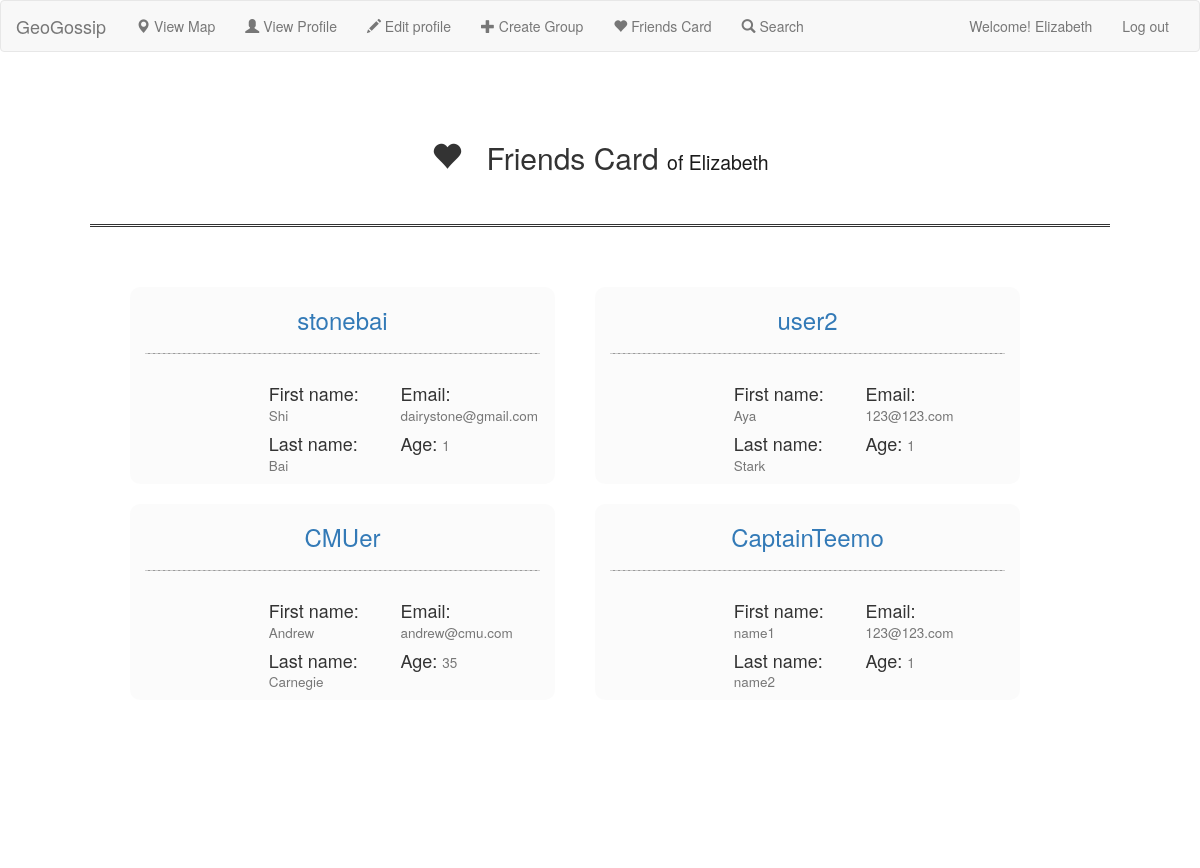
Page /geogossip/follow (signed in) on the committed database.
### geogossip/models.py (models this page shows, shortened)
class Profile(models.Model):
    user = models.OneToOneField(User, on_delete=models.CASCADE)
    first_name = models.CharField(max_length=20)
    last_name = models.CharField(max_length=20)
    email = models.CharField(max_length=100)
    password = models.CharField(max_length=20)
    age = models.IntegerField(validators=[MinValueValidator(1), MaxValueValidator(100)],
                              default=1, null=True)
    bio = models.TextField(max_length=420, default="hey there", blank=True)
    picture = models.ImageField(upload_to="add-user-photo", blank=True)
    follower = models.ManyToManyField(User, related_name="follow")

### geogossip/views.py (the view)
@login_required
def relationship(request):
    context = {}
    try:
        context['current_user'] = request.user
        profiles = list()
        for user in request.user.profile.follower.all():
            profiles.append(user.profile)
            pass
        context['profiles'] = profiles
        return render(request, 'friends.html', context)
    except Exception as e:
        logger.error(e.message)
        return redirect('/')
    pass

### geogossip/templates/friends.html (shortened to what this page needs)
{% extends 'base.html' %}
{% block body %}
    <div class="container">
        <div class="jumbotron myBackground row" style="padding-bottom: 140px;">
            <div class="col-lg-12">
                <h2 class="gotham text-center">
                    <span class="glyphicon glyphicon-heart"></span>
                    &nbsp; Friends Card
                    <small class="mysmall">of {{ current_user.username }}</small>
                </h2>
                <br>
                <hr class="myhr">
                <br>
                {% for profile in profiles %}
                    <div class="col-lg-5 col-sm-6 text-left mypanel" style="margin-left: 40px">
                        <h3 class="text-center">
                            <a href="{% url 'profile' profile.user.id %}">{{ profile.user.username }}</a>
                        </h3>
                        <hr class="style-one">
                        <div class="col-lg-3 col-sm-6 text-center">
                        </div>
                        <div class="col-lg-4 text-left" style="margin-left: 10px">
                            <h4>First name:
                                <small>{{ profile.first_name }}</small>
                            </h4>
                            <h4>Last name:
                                <small>{{ profile.last_name }}</small>
                            </h4>
                        </div>
                        <div class="col-lg-4 text-left">
                            <h4>Email:
                                <small>{{ profile.email }}</small>
                            </h4>
                            <h4>Age:
                                <small>{{ profile.age }}</small>
                            </h4>
                        </div>
                    </div>
                {% endfor %}
            </div>
        </div>
    </div>
{% endblock %}

### geogossip/templates/base.html (shortened to what this page needs)
<!DOCTYPE html>
<html lang="en">
<head>
    {% load static %}
    <link rel="stylesheet" href="{% static 'css/bootstrap.min.css' %}"/>
    <link rel="stylesheet" href="{% static 'css/main.css' %}"/>
</head>
<body>
{% block navigation %}
    <nav class="navbar navbar-default">
        <div class="container-fluid">
            <div class="navbar-header">
                <a class="navbar-brand" href="{% url 'index' %}">GeoGossip</a>
            </div>
            <div class="collapse navbar-collapse" id="bs-example-navbar-collapse-1">
                <ul class="nav navbar-nav">
                    <li>
                        <a href="{% url 'index' %}">
                            <span class="glyphicon glyphicon-map-marker"></span>
                            View Map
                        </a>
                    </li>
                    <li>
                        <a href="{% url 'profile' user.id %}">
                            <span class="glyphicon glyphicon-user"></span>
                             View Profile
                        </a>
                    </li>
                    <li>
                        <a href="{% url 'edit' %}">
                            <span class="glyphicon glyphicon-pencil"></span>
                             Edit profile
                        </a>
                    </li>
                    <li>
                        <a href="{% url 'create-group' %}">
                            <span class="glyphicon glyphicon-plus"></span>
                             Create Group
                        </a>
                    </li>
                    <li>
                        <a href="{% url 'follow' %}">
                            <span class="glyphicon glyphicon-heart"></span>
                             Friends Card
                        </a>
                    </li>
                    <li>
                        <a href="{% url 'search' %}">
                            <span class="glyphicon glyphicon-search"></span>
                            Search
                        </a>
                    </li>
                </ul>
                <ul class="nav navbar-nav navbar-right">
                    <li><a href="{% url 'profile' user.id %}">Welcome! {{user}}</a></li>
                    <li><a href="{% url 'logout' %}">Log out</a></li>
                </ul>
            </div>
        </div>
    </nav>
{% endblock %}
{% block body %}
{% endblock %}
</body>
</html>

### geogossip/static/css/main.css (style rules this page uses)
body { background: url(https://s3-us-west-2.amazonaws.com/s.cdpn.io/45544/background-svg.svg) no-repeat center center fixed; -webkit-background-size: cover; -moz-background-size: cover; -o-background-size: cover; background-size: cover; }
.myBackground { background-color: rgba(255,255,255, 0.5); color: inherit; }
.mypanel { margin-top: 20px; margin-left: 80px; background-color: rgba(245, 245, 245, 0.4); border-radius: 10px; border-color: black; }
.myhr { padding: 0; border: none; border-top: medium double #333; color: #333; text-align: center; }
hr.myhr:after { content: "§"; display: inline-block; position: relative; top: -0.9em; font-size: 1.5em; padding: 0 0.25em; background-color: rgba(245, 245, 245, 0.0); }
hr.style-one { border: 0; border-bottom: 1px dashed #ccc; background: #999; }
.mysmall { color: #1a1a1a; }

### rows in the picture
Profile: user.username "stonebai", first_name "Shi", last_name "Bai", email "dairystone@gmail.com", age "1"
Profile: user.username "user2", first_name "Aya", last_name "Stark", email "123@123.com", age "1"
Profile: user.username "CMUer", first_name "Andrew", last_name "Carnegie", email "andrew@cmu.com", age "35"
Profile: user.username "CaptainTeemo", first_name "name1", last_name "name2", email "123@123.com", age "1"

### other values in the picture
{{ user }} "Elizabeth"
{{ current_user.username }} "Elizabeth"
